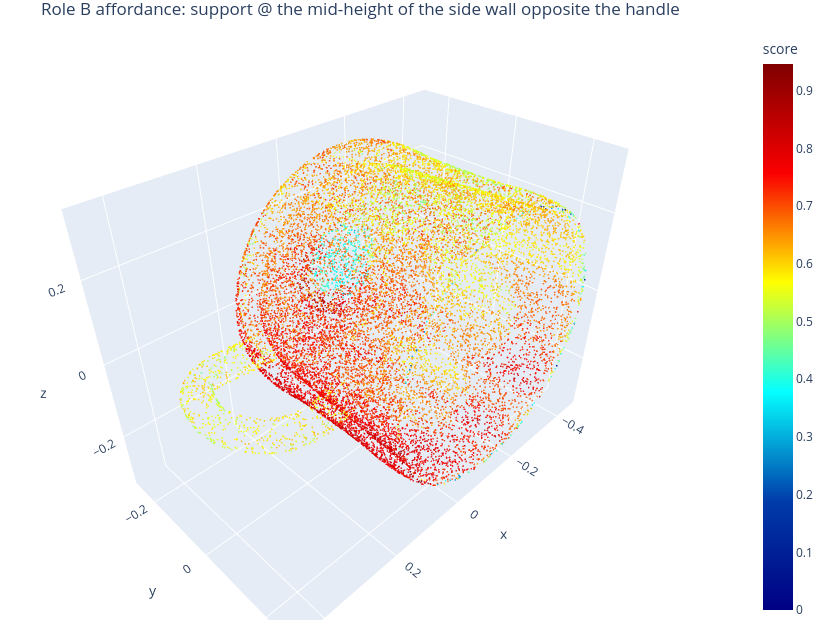

The notebook cell this image was saved under:
### Markdown cell above
**Verify voting** — per-view masks fuse into a 3D heatmap on the affogato canvas (role B's region lights up).

### Code cell
show_cloud(xyz, scoreB, f"Role B affordance: {roleB['role']} @ {roleB['contact_region']}",
           cmin=0, cmax=max(0.2, float(scoreB.max())), colorscale="Jet", colorbar=True).show()

### Figure 1 — Plotly figure (JSON) as saved in the notebook; plotly's stock layout.template omitted (floating-point values rounded to 4 significant figures; data arrays with more than 128 entries replaced by an {"elided": "..."} marker saying what was removed)
{"data": [{"marker": {"cmax": 0.9463, "cmin": 0, "color": {"elided": "16384 float values"}, "colorbar": {"title": {"text": "score"}}, "colorscale": [[0, "rgb(0,0,131)"], [0.2, "rgb(0,60,170)"], [0.4, "rgb(5,255,255)"], [0.6, "rgb(255,255,0)"], [0.8, "rgb(250,0,0)"], [1, "rgb(128,0,0)"]], "opacity": 0.85, "size": 1}, "mode": "markers", "type": "scatter3d", "x": {"elided": "16384 float values"}, "y": {"elided": "16384 float values"}, "z": {"elided": "16384 float values"}}], "layout": {"height": 620, "margin": {"b": 0, "l": 0, "r": 0, "t": 30}, "scene": {"aspectmode": "data"}, "title": {"text": "Role B affordance: support @ the mid-height of the side wall opposite the handle"}, "width": 820}}
